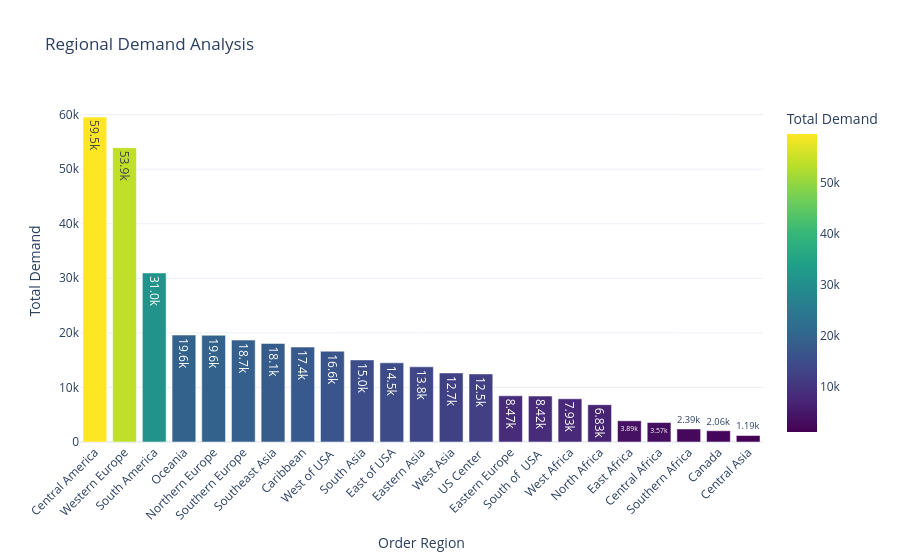

Write notebook code for a chart like this one.
### Markdown cell above
### 1.5 Region-wise Demand Analysis

### Code cell
region_demand = (
    df.groupby('Order Region')['Order Item Quantity']
    .sum()
    .reset_index(name='Total Demand')
    .sort_values('Total Demand', ascending=False)
)
fig = px.bar(
    region_demand,
    x='Order Region',
    y='Total Demand',
    color='Total Demand',
    color_continuous_scale='Viridis',
    title='Regional Demand Analysis',
    text_auto='.3s'
)

fig.update_layout(
    template='plotly_white',
    xaxis_tickangle=-45
)

fig.show()

### Figure 1 — Plotly figure (JSON) as saved in the notebook; plotly's stock layout.template omitted (floating-point values rounded to 4 significant figures)
{"data": [{"hovertemplate": "Order Region=%{x}<br>Total Demand=%{marker.color}<extra></extra>", "legendgroup": "", "marker": {"color": [59540, 53943, 30978, 19592, 19561, 18676, 18062, 17400, 16635, 15043, 14508, 13781, 12655, 12471, 8470, 8418, 7925, 6834, 3886, 3573, 2387, 2063, 1190], "coloraxis": "coloraxis", "pattern": {"shape": ""}}, "name": "", "orientation": "v", "showlegend": false, "textposition": "auto", "texttemplate": "%{y:.3s}", "type": "bar", "x": ["Central America", "Western Europe", "South America", "Oceania", "Northern Europe", "Southern Europe", "Southeast Asia", "Caribbean", "West of USA ", "South Asia", "East of USA", "Eastern Asia", "West Asia", "US Center ", "Eastern Europe", "South of  USA ", "West Africa", "North Africa", "East Africa", "Central Africa", "Southern Africa", "Canada", "Central Asia"], "xaxis": "x", "y": [59540, 53943, 30978, 19592, 19561, 18676, 18062, 17400, 16635, 15043, 14508, 13781, 12655, 12471, 8470, 8418, 7925, 6834, 3886, 3573, 2387, 2063, 1190], "yaxis": "y"}], "layout": {"barmode": "relative", "coloraxis": {"colorbar": {"title": {"text": "Total Demand"}}, "colorscale": [[0, "#440154"], [0.1111, "#482878"], [0.2222, "#3e4989"], [0.3333, "#31688e"], [0.4444, "#26828e"], [0.5556, "#1f9e89"], [0.6667, "#35b779"], [0.7778, "#6ece58"], [0.8889, "#b5de2b"], [1, "#fde725"]]}, "legend": {"tracegroupgap": 0}, "title": {"text": "Regional Demand Analysis"}, "xaxis": {"anchor": "y", "domain": [0, 1], "tickangle": -45, "title": {"text": "Order Region"}}, "yaxis": {"anchor": "x", "domain": [0, 1], "title": {"text": "Total Demand"}}}}
